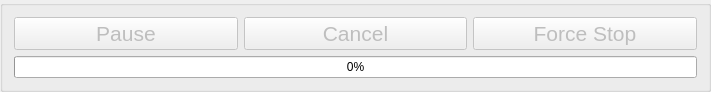
   <widget class="QGroupBox" name="gridGroupBox">
    <property name="geometry">
     <rect>
      <x>10</x>
      <y>350</y>
      <width>711</width>
      <height>81</height>
     </rect>
    </property>
    <layout class="QGridLayout" name="gridLayout_3">
     <item row="0" column="0">
      <widget class="QPushButton" name="pushButton_8">
       <property name="enabled">
        <bool>false</bool>
       </property>
       <property name="sizePolicy">
        <sizepolicy hsizetype="Expanding" vsizetype="Fixed">
         <horstretch>0</horstretch>
         <verstretch>0</verstretch>
        </sizepolicy>
       </property>
       <property name="minimumSize">
        <size>
         <width>120</width>
         <height>0</height>
        </size>
       </property>
       <property name="font">
        <font>
         <pointsize>16</pointsize>
         <weight>50</weight>
         <bold>false</bold>
        </font>
       </property>
       <property name="text">
        <string>Pause</string>
       </property>
      </widget>
     </item>
     <item row="0" column="1">
      <widget class="QPushButton" name="pushButton_9">
       <property name="enabled">
        <bool>false</bool>
       </property>
       <property name="sizePolicy">
        <sizepolicy hsizetype="Expanding" vsizetype="Fixed">
         <horstretch>0</horstretch>
         <verstretch>0</verstretch>
        </sizepolicy>
       </property>
       <property name="minimumSize">
        <size>
         <width>120</width>
         <height>0</height>
        </size>
       </property>
       <property name="font">
        <font>
         <pointsize>16</pointsize>
         <weight>50</weight>
         <bold>false</bold>
        </font>
       </property>
       <property name="text">
        <string>Cancel</string>
       </property>
      </widget>
     </item>
     <item row="0" column="2">
      <widget class="QPushButton" name="pushButton_10">
       <property name="enabled">
        <bool>false</bool>
       </property>
       <property name="sizePolicy">
        <sizepolicy hsizetype="Expanding" vsizetype="Fixed">
         <horstretch>0</horstretch>
         <verstretch>0</verstretch>
        </sizepolicy>
       </property>
       <property name="minimumSize">
        <size>
         <width>120</width>
         <height>0</height>
        </size>
       </property>
       <property name="font">
        <font>
         <pointsize>16</pointsize>
         <weight>50</weight>
         <bold>false</bold>
        </font>
       </property>
       <property name="text">
        <string>Force Stop</string>
       </property>
      </widget>
     </item>
     <item row="1" column="0" colspan="3">
      <widget class="QProgressBar" name="progressBar">
       <property name="value">
        <number>0</number>
       </property>
      </widget>
     </item>
    </layout>
   </widget>
